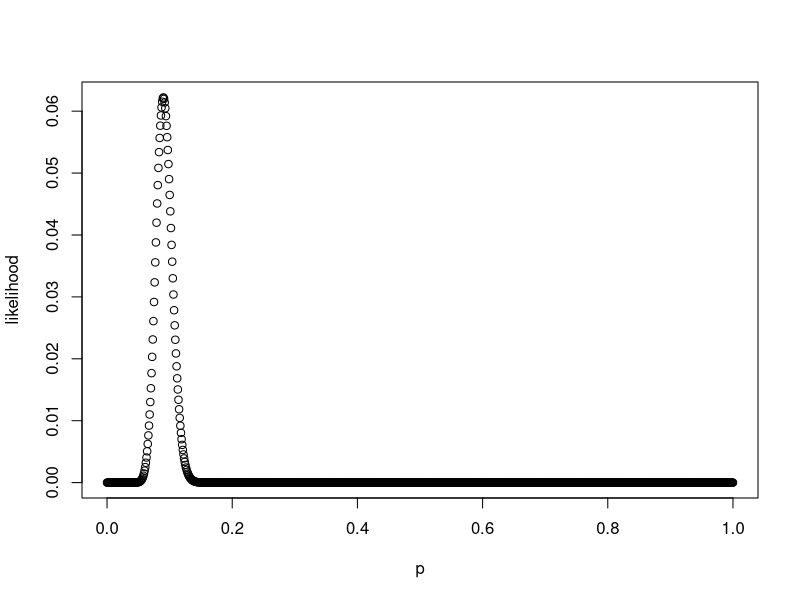
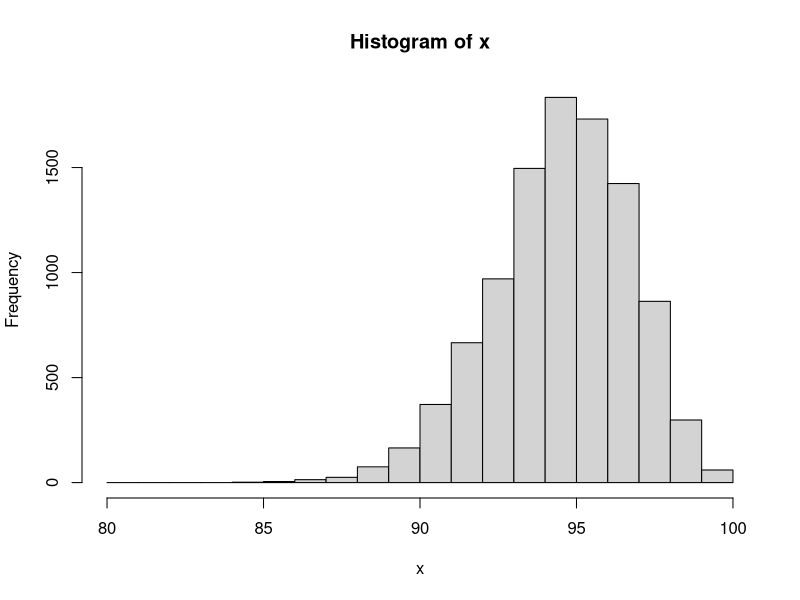
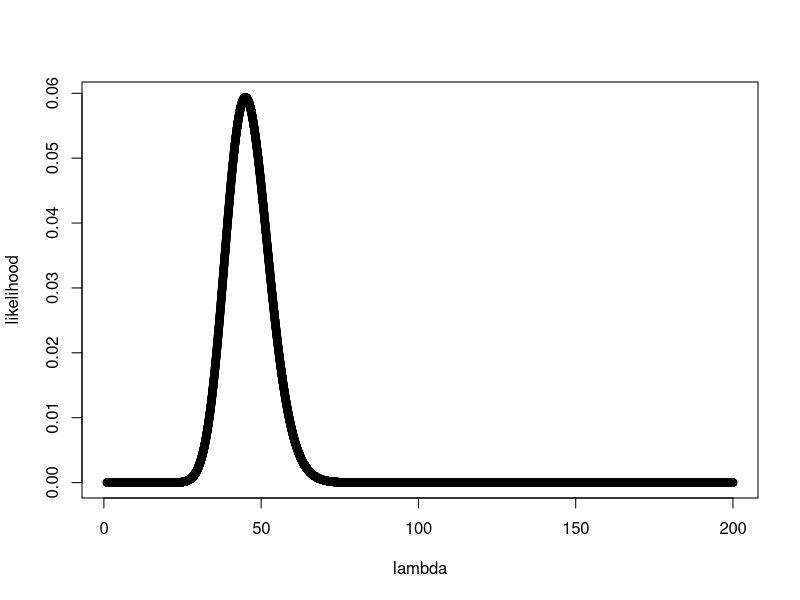
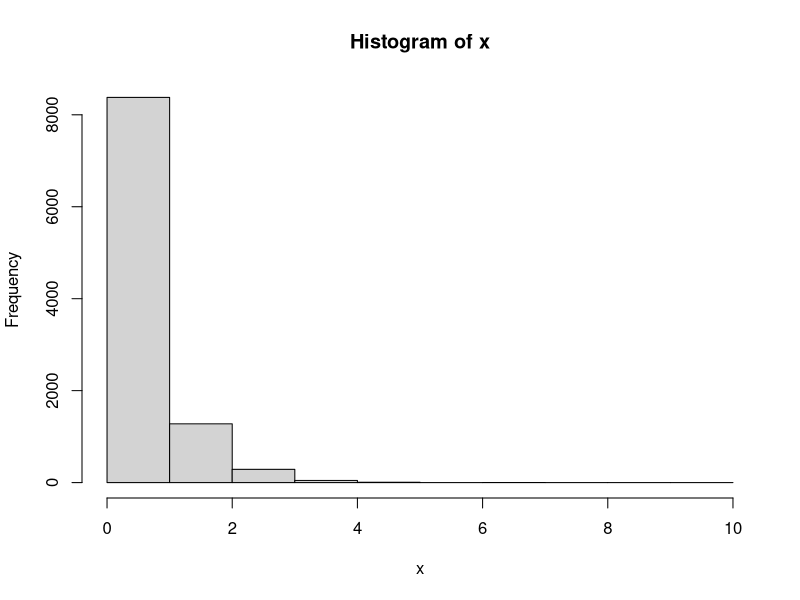
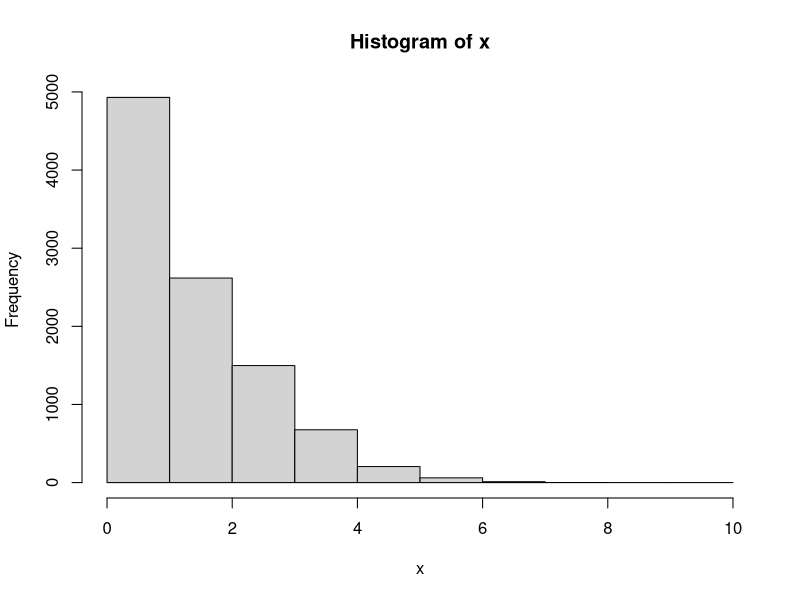
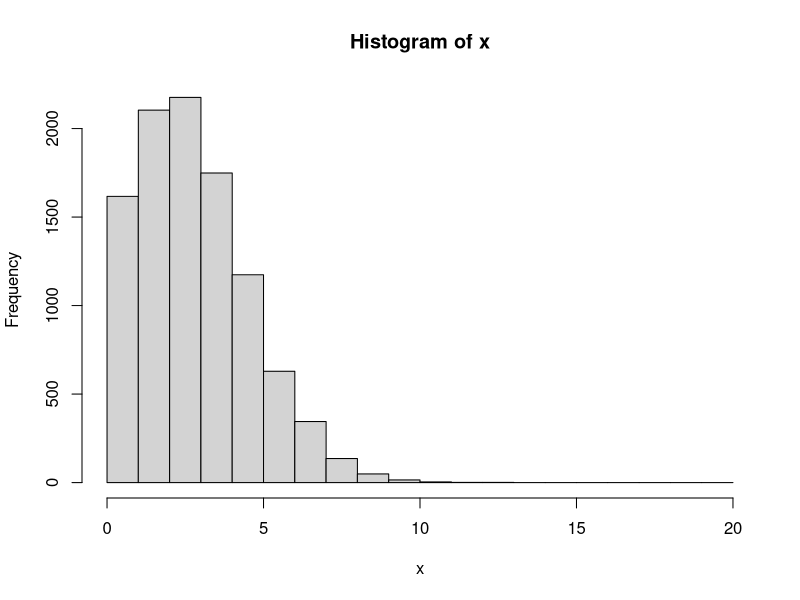
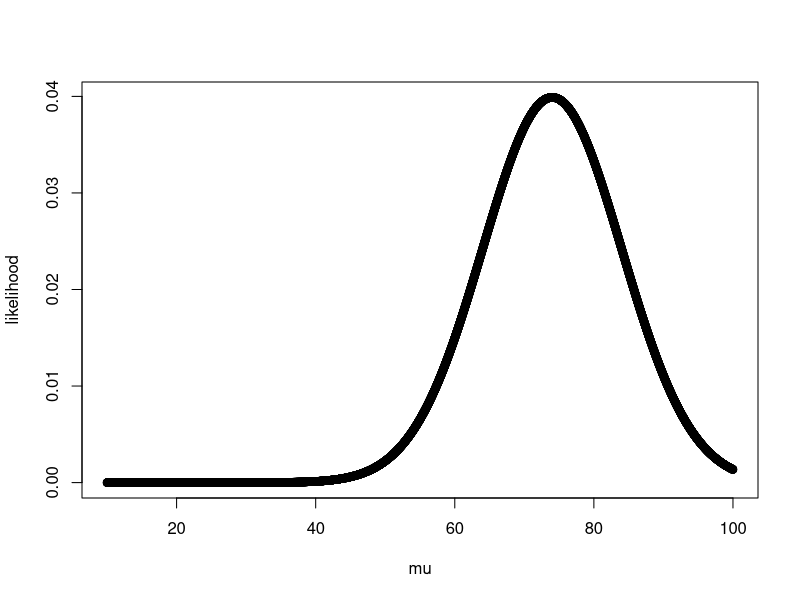
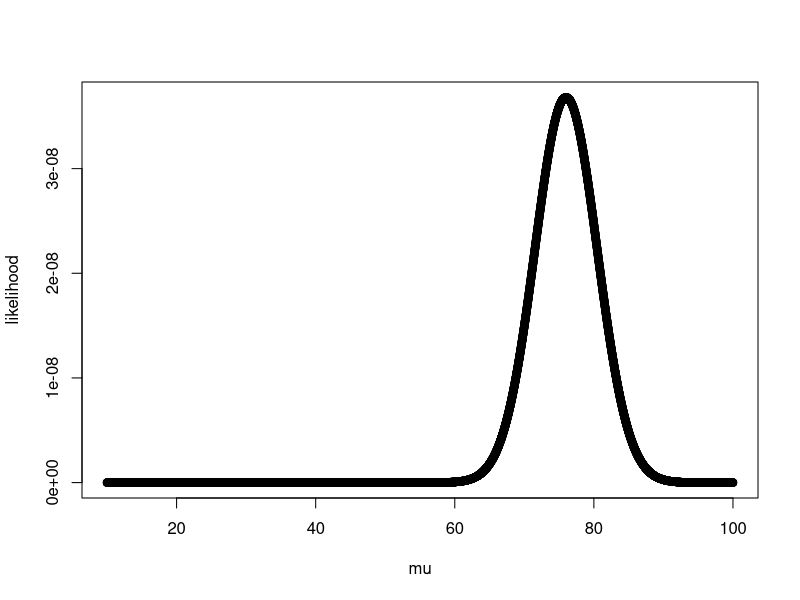

The R script that drew these images, in order:

#######################################
# Binomial distribution
#######################################


## Probability density/value of obtaining x successes out of n bernoulli trials 

dbinom(x=10,size=100,prob=0.95)

## Likelihood function
x <- 45
n <- 500
p <- seq(from=0,to=1,length=1000)
likelihood <- dbinom(x=x,size=n,prob = p)
plot(p,likelihood)

## Probability of an event that the outcome occurs between 0 and q

pbinom(q=740,size=1000,prob=0.95)

## Generate n random values for the random variable X 
## which has a Binomial distribution with underlying prob of success p

x <- rbinom(10000,size=100,prob=0.95)
hist(x,breaks=80:100)



#######################################
# Poisson distribution
#######################################


## Probability density/value of obtaining x occurrences of something given the underlying rate is lambda 

dpois(x=74,lambda=50)
dpois(x=55,lambda=50)
dpois(x=200,lambda=50)

## Likelihood function
x <- 55
lambda <- seq(from=1, to=200,length=10000)
likelihood <- dpois(x=45,lambda=lambda)
plot(lambda,likelihood)


## Probability of an event that the outcome occurs between 0 and q
ppois(q=74,lambda=50)

## Generate n random values for the random variable X 
## which has a Poisson distribution with underlying rate lambda

rpois(n=1,lambda=50)
rpois(n=10,lambda=0.3)

x <- rpois(n=10000,lambda=0.7)
hist(x,breaks=0:10)

mean(x)

x <- rpois(n=10000,lambda=1.7)
hist(x,breaks=0:10)

x <- rpois(n=10000,lambda=3.3)
hist(x,breaks=0:20)


#######################################
# Normal distribution
#######################################


## Probability density of obtaining a value x when the mean is 'mean' and standard deviation is 'sd'

dnorm(x=74,mean=50,sd=10)

## Likelihood of obtaining a value 74
x <- 74
sd <- 10
mu <- seq(from=10,to=100,length=10000)
likelihood <- dnorm(x=x,mean=mu,sd=sd)
plot(mu,likelihood)

## Joint-likelihood of obtaining the values 74, 78, 79, 84, 65 in 5 trials
x <- c(74, 78, 79, 84, 65)
sd <- 10
mu < 55
prod(dnorm(x=x,mean=55,sd=10))

## Joint-likelihood graph
mu <- seq(from=10,to=100,length=10000)
likelihood <- rep(NA,10000)
for(i in 1:10000){
  likelihood[i] <- prod(dnorm(x=x,mean=mu[i],sd=sd))
}

plot(mu,likelihood)
mean(x)


## Probability of an event that the outcome occurs between 0 and q
## Area under the probability density function curve between 0 and q

pnorm(q=74,mean=50,sd=10)

## the above value is also called a cumulative density.

## Generate n random values for the random variable X 
## which has a normal distribution

rnorm(n=5,mean=50,sd=10)
rnorm(n=5,mean=50,sd=20)
rnorm(n=5,mean=100,sd=10)

x <- rnorm(n=10000,mean=50,sd=10)
hist(x)


x <- rnorm(n=10000,mean=50,sd=20)
hist(x)

x <- rnorm(n=10000,mean=100,sd=10)
hist(x)


#######################################
# Beta distribution
#######################################

## Probability density of obtaining a value x when the shape1 parameter is alpha and shape2 parameter is 'beta'

dbeta(x=0.3,shape1 = 1,shape2 = 1)
dbeta(x=0.3,shape1 = 1,shape2 = 2)
dbeta(x=0.3,shape1 = 2,shape2 = 2)
dbeta(x=0.3,shape1 = 10,shape2 = 10)

## Probability of an event that the outcome occurs between 0 and q

pbeta(q=0.3,shape1 = 10,shape2 = 10)

## Generate n random values for the random variable X 
## which has a beta distribution

rbeta(n=5,shape1 = 2,shape2 = 2)
rbeta(n=5,shape1 = 20,shape2 = 20)
rbeta(n=5,shape1 = 200,shape2 = 200)

# MEAN: a/(a+b), MODE: (a-1)/(a+b-2)

x <- rbeta(n=1000,shape1=1,shape2=1)
hist(x)

x <- rbeta(n=10000,shape1=2,shape2=2)
hist(x)

x <- rbeta(n=10000,shape1=20,shape2=20)
hist(x)

x <- rbeta(n=10000,shape1=200,shape2=200)
hist(x)

x <- rbeta(n=10000,shape1=200,shape2=400)
hist(x)

x <- rbeta(n=10000,shape1=8,shape2=2)
hist(x)

p <- rbeta(n=10000,shape1=800,shape2=200)
hist(p)
